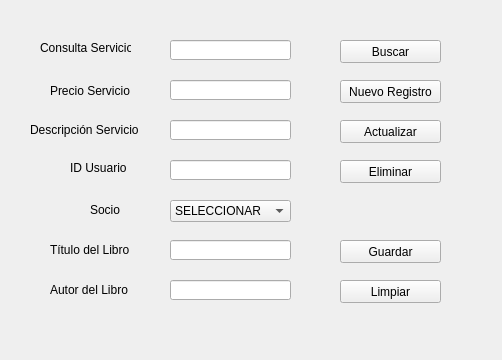
<?xml version="1.0" encoding="UTF-8"?>
<ui version="4.0">
 <class>interfazui</class>
 <widget class="QWidget" name="interfazui">
  <property name="geometry">
   <rect>
    <x>0</x>
    <y>0</y>
    <width>502</width>
    <height>360</height>
   </rect>
  </property>
  <property name="windowTitle">
   <string>Sistema de Consulta de Registros Bibliotecarios</string>
  </property>
  <widget class="QLabel" name="lblConsulta">
   <property name="geometry">
    <rect>
     <x>40</x>
     <y>40</y>
     <width>91</width>
     <height>16</height>
    </rect>
   </property>
   <property name="text">
    <string>Consulta Servicio</string>
   </property>
  </widget>
  <widget class="QLineEdit" name="TxTConsulta">
   <property name="geometry">
    <rect>
     <x>170</x>
     <y>40</y>
     <width>121</width>
     <height>20</height>
    </rect>
   </property>
   <property name="maxLength">
    <number>3</number>
   </property>
  </widget>
  <widget class="QPushButton" name="btnBuscar">
   <property name="geometry">
    <rect>
     <x>340</x>
     <y>40</y>
     <width>101</width>
     <height>23</height>
    </rect>
   </property>
   <property name="text">
    <string>Buscar</string>
   </property>
  </widget>
  <widget class="QPushButton" name="btnCrear">
   <property name="geometry">
    <rect>
     <x>340</x>
     <y>80</y>
     <width>101</width>
     <height>23</height>
    </rect>
   </property>
   <property name="text">
    <string>Nuevo Registro</string>
   </property>
  </widget>
  <widget class="QPushButton" name="btnActualizar">
   <property name="geometry">
    <rect>
     <x>340</x>
     <y>120</y>
     <width>101</width>
     <height>23</height>
    </rect>
   </property>
   <property name="text">
    <string>Actualizar</string>
   </property>
  </widget>
  <widget class="QPushButton" name="btnEliminar">
   <property name="geometry">
    <rect>
     <x>340</x>
     <y>160</y>
     <width>101</width>
     <height>23</height>
    </rect>
   </property>
   <property name="text">
    <string>Eliminar</string>
   </property>
  </widget>
  <widget class="QPushButton" name="btnGuardar">
   <property name="geometry">
    <rect>
     <x>340</x>
     <y>240</y>
     <width>101</width>
     <height>23</height>
    </rect>
   </property>
   <property name="text">
    <string>Guardar</string>
   </property>
  </widget>
  <widget class="QPushButton" name="btnLimpiar">
   <property name="geometry">
    <rect>
     <x>340</x>
     <y>280</y>
     <width>101</width>
     <height>23</height>
    </rect>
   </property>
   <property name="text">
    <string>Limpiar</string>
   </property>
  </widget>
  <widget class="QLabel" name="lblPrecio">
   <property name="geometry">
    <rect>
     <x>50</x>
     <y>80</y>
     <width>81</width>
     <height>21</height>
    </rect>
   </property>
   <property name="text">
    <string>Precio Servicio</string>
   </property>
  </widget>
  <widget class="QLineEdit" name="TxTPrecio">
   <property name="geometry">
    <rect>
     <x>170</x>
     <y>80</y>
     <width>121</width>
     <height>20</height>
    </rect>
   </property>
   <property name="maxLength">
    <number>4</number>
   </property>
  </widget>
  <widget class="QLabel" name="lblDescripcion">
   <property name="geometry">
    <rect>
     <x>30</x>
     <y>120</y>
     <width>111</width>
     <height>20</height>
    </rect>
   </property>
   <property name="text">
    <string>Descripción Servicio</string>
   </property>
  </widget>
  <widget class="QLineEdit" name="TxTDescripcion">
   <property name="geometry">
    <rect>
     <x>170</x>
     <y>120</y>
     <width>121</width>
     <height>20</height>
    </rect>
   </property>
   <property name="maxLength">
    <number>15</number>
   </property>
  </widget>
  <widget class="QLabel" name="lblCodUsuario">
   <property name="geometry">
    <rect>
     <x>70</x>
     <y>160</y>
     <width>61</width>
     <height>16</height>
    </rect>
   </property>
   <property name="text">
    <string>ID Usuario</string>
   </property>
  </widget>
  <widget class="QLineEdit" name="TxTCodUsuario">
   <property name="geometry">
    <rect>
     <x>170</x>
     <y>160</y>
     <width>121</width>
     <height>20</height>
    </rect>
   </property>
   <property name="maxLength">
    <number>10</number>
   </property>
  </widget>
  <widget class="QLabel" name="lblSocio">
   <property name="geometry">
    <rect>
     <x>90</x>
     <y>200</y>
     <width>47</width>
     <height>20</height>
    </rect>
   </property>
   <property name="text">
    <string>Socio</string>
   </property>
  </widget>
  <widget class="QLabel" name="lblTitulo">
   <property name="geometry">
    <rect>
     <x>50</x>
     <y>240</y>
     <width>91</width>
     <height>20</height>
    </rect>
   </property>
   <property name="text">
    <string>Título del Libro</string>
   </property>
  </widget>
  <widget class="QLineEdit" name="TxTTitulo">
   <property name="geometry">
    <rect>
     <x>170</x>
     <y>240</y>
     <width>121</width>
     <height>20</height>
    </rect>
   </property>
   <property name="maxLength">
    <number>60</number>
   </property>
  </widget>
  <widget class="QLabel" name="lblAutor">
   <property name="geometry">
    <rect>
     <x>50</x>
     <y>280</y>
     <width>91</width>
     <height>20</height>
    </rect>
   </property>
   <property name="text">
    <string>Autor del Libro</string>
   </property>
  </widget>
  <widget class="QLineEdit" name="TxTAutor">
   <property name="geometry">
    <rect>
     <x>170</x>
     <y>280</y>
     <width>121</width>
     <height>20</height>
    </rect>
   </property>
   <property name="maxLength">
    <number>60</number>
   </property>
  </widget>
  <widget class="QComboBox" name="comboBox">
   <property name="geometry">
    <rect>
     <x>170</x>
     <y>200</y>
     <width>121</width>
     <height>22</height>
    </rect>
   </property>
   <item>
    <property name="text">
     <string>SELECCIONAR</string>
    </property>
   </item>
   <item>
    <property name="text">
     <string>SI</string>
    </property>
   </item>
   <item>
    <property name="text">
     <string>NO</string>
    </property>
   </item>
  </widget>
 </widget>
 <resources/>
 <connections/>
</ui>
